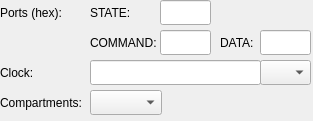
<?xml version="1.0" encoding="UTF-8"?>
<ui version="4.0">
 <class>hadesvm::cereon::Vds1ControllerEditor</class>
 <widget class="QWidget" name="hadesvm::cereon::Vds1ControllerEditor">
  <property name="geometry">
   <rect>
    <x>0</x>
    <y>0</y>
    <width>313</width>
    <height>121</height>
   </rect>
  </property>
  <property name="windowTitle">
   <string>Form</string>
  </property>
  <widget class="QLabel" name="portsLabel">
   <property name="geometry">
    <rect>
     <x>0</x>
     <y>0</y>
     <width>91</width>
     <height>25</height>
    </rect>
   </property>
   <property name="text">
    <string>Ports (hex):</string>
   </property>
  </widget>
  <widget class="QLineEdit" name="statePortLineEdit">
   <property name="geometry">
    <rect>
     <x>160</x>
     <y>0</y>
     <width>51</width>
     <height>25</height>
    </rect>
   </property>
  </widget>
  <widget class="QLabel" name="statePortLabel">
   <property name="geometry">
    <rect>
     <x>90</x>
     <y>0</y>
     <width>71</width>
     <height>25</height>
    </rect>
   </property>
   <property name="text">
    <string>STATE:</string>
   </property>
  </widget>
  <widget class="QLineEdit" name="dataPortLineEdit">
   <property name="geometry">
    <rect>
     <x>260</x>
     <y>30</y>
     <width>51</width>
     <height>25</height>
    </rect>
   </property>
  </widget>
  <widget class="QLabel" name="commandPortLabel">
   <property name="geometry">
    <rect>
     <x>90</x>
     <y>30</y>
     <width>71</width>
     <height>25</height>
    </rect>
   </property>
   <property name="text">
    <string>COMMAND:</string>
   </property>
  </widget>
  <widget class="QLabel" name="dataPortLabel">
   <property name="geometry">
    <rect>
     <x>220</x>
     <y>30</y>
     <width>71</width>
     <height>25</height>
    </rect>
   </property>
   <property name="text">
    <string>DATA:</string>
   </property>
  </widget>
  <widget class="QLineEdit" name="commandPortLineEdit">
   <property name="geometry">
    <rect>
     <x>160</x>
     <y>30</y>
     <width>51</width>
     <height>25</height>
    </rect>
   </property>
  </widget>
  <widget class="QComboBox" name="clockUnitComboBox">
   <property name="geometry">
    <rect>
     <x>260</x>
     <y>60</y>
     <width>51</width>
     <height>25</height>
    </rect>
   </property>
  </widget>
  <widget class="QLineEdit" name="clockNumberOfUnitsLineEdit">
   <property name="geometry">
    <rect>
     <x>90</x>
     <y>60</y>
     <width>171</width>
     <height>25</height>
    </rect>
   </property>
  </widget>
  <widget class="QLabel" name="clockLabel">
   <property name="geometry">
    <rect>
     <x>0</x>
     <y>60</y>
     <width>91</width>
     <height>25</height>
    </rect>
   </property>
   <property name="text">
    <string>Clock:</string>
   </property>
  </widget>
  <widget class="QLabel" name="compartmentsLabel">
   <property name="geometry">
    <rect>
     <x>0</x>
     <y>90</y>
     <width>91</width>
     <height>25</height>
    </rect>
   </property>
   <property name="text">
    <string>Compartments:</string>
   </property>
  </widget>
  <widget class="QComboBox" name="compartmentsComboBox">
   <property name="geometry">
    <rect>
     <x>90</x>
     <y>90</y>
     <width>72</width>
     <height>25</height>
    </rect>
   </property>
  </widget>
 </widget>
 <tabstops>
  <tabstop>statePortLineEdit</tabstop>
  <tabstop>commandPortLineEdit</tabstop>
  <tabstop>dataPortLineEdit</tabstop>
  <tabstop>clockNumberOfUnitsLineEdit</tabstop>
  <tabstop>clockUnitComboBox</tabstop>
  <tabstop>compartmentsComboBox</tabstop>
 </tabstops>
 <resources/>
 <connections>
  <connection>
   <sender>statePortLineEdit</sender>
   <signal>textChanged(QString)</signal>
   <receiver>hadesvm::cereon::Vds1ControllerEditor</receiver>
   <slot>_onStatePortLineEditTextChanged(QString)</slot>
   <hints>
    <hint type="sourcelabel">
     <x>185</x>
     <y>12</y>
    </hint>
    <hint type="destinationlabel">
     <x>156</x>
     <y>60</y>
    </hint>
   </hints>
  </connection>
  <connection>
   <sender>commandPortLineEdit</sender>
   <signal>textChanged(QString)</signal>
   <receiver>hadesvm::cereon::Vds1ControllerEditor</receiver>
   <slot>_onCommandPortLineEditTextChanged(QString)</slot>
   <hints>
    <hint type="sourcelabel">
     <x>185</x>
     <y>42</y>
    </hint>
    <hint type="destinationlabel">
     <x>156</x>
     <y>60</y>
    </hint>
   </hints>
  </connection>
  <connection>
   <sender>dataPortLineEdit</sender>
   <signal>textChanged(QString)</signal>
   <receiver>hadesvm::cereon::Vds1ControllerEditor</receiver>
   <slot>_onDataPortLineEditTextChanged(QString)</slot>
   <hints>
    <hint type="sourcelabel">
     <x>285</x>
     <y>42</y>
    </hint>
    <hint type="destinationlabel">
     <x>156</x>
     <y>60</y>
    </hint>
   </hints>
  </connection>
  <connection>
   <sender>clockNumberOfUnitsLineEdit</sender>
   <signal>textChanged(QString)</signal>
   <receiver>hadesvm::cereon::Vds1ControllerEditor</receiver>
   <slot>_onClockNumberOfUnitsLineEditTextChanged(QString)</slot>
   <hints>
    <hint type="sourcelabel">
     <x>175</x>
     <y>72</y>
    </hint>
    <hint type="destinationlabel">
     <x>156</x>
     <y>60</y>
    </hint>
   </hints>
  </connection>
  <connection>
   <sender>clockUnitComboBox</sender>
   <signal>currentIndexChanged(int)</signal>
   <receiver>hadesvm::cereon::Vds1ControllerEditor</receiver>
   <slot>_onClockUnitComboBoxCurrentIndexChanged(int)</slot>
   <hints>
    <hint type="sourcelabel">
     <x>285</x>
     <y>72</y>
    </hint>
    <hint type="destinationlabel">
     <x>156</x>
     <y>60</y>
    </hint>
   </hints>
  </connection>
 </connections>
 <slots>
  <slot>_onStatePortLineEditTextChanged(QString)</slot>
  <slot>_onCommandPortLineEditTextChanged(QString)</slot>
  <slot>_onDataPortLineEditTextChanged(QString)</slot>
  <slot>_onClockNumberOfUnitsLineEditTextChanged(QString)</slot>
  <slot>_onClockUnitComboBoxCurrentIndexChanged(int)</slot>
 </slots>
</ui>
